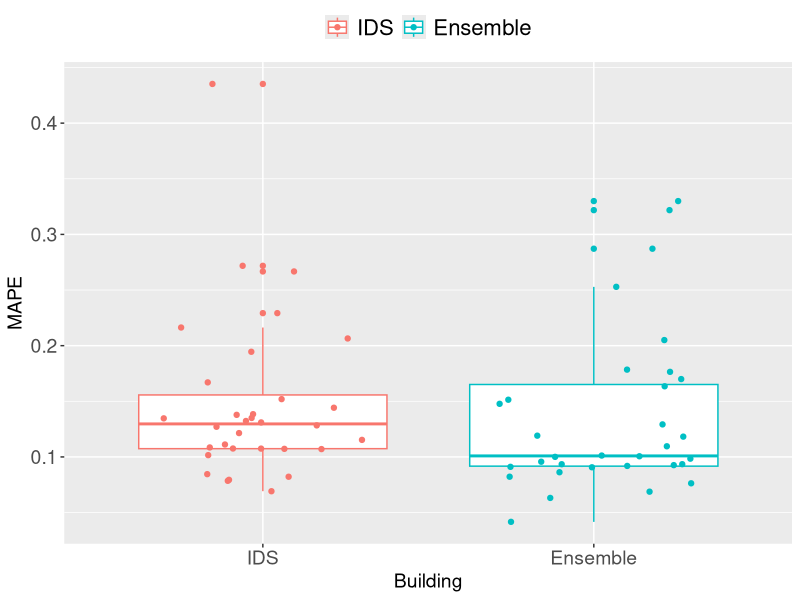
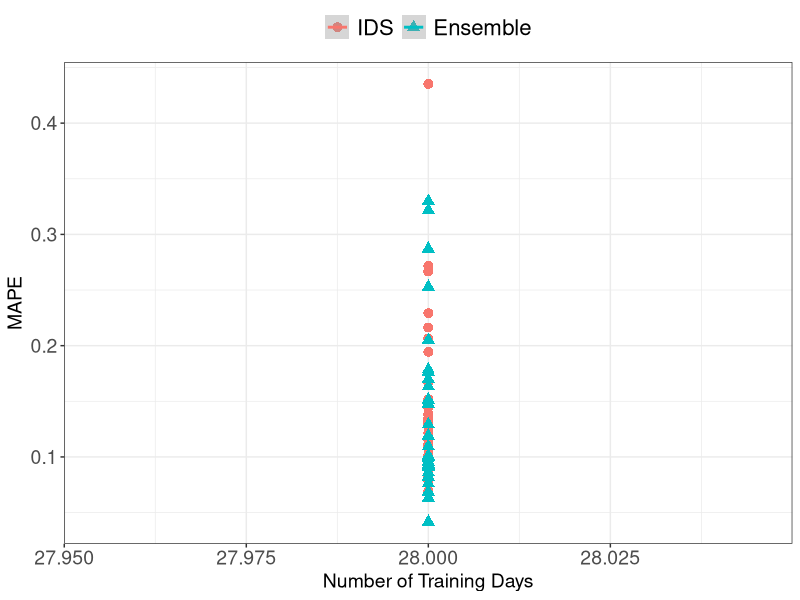
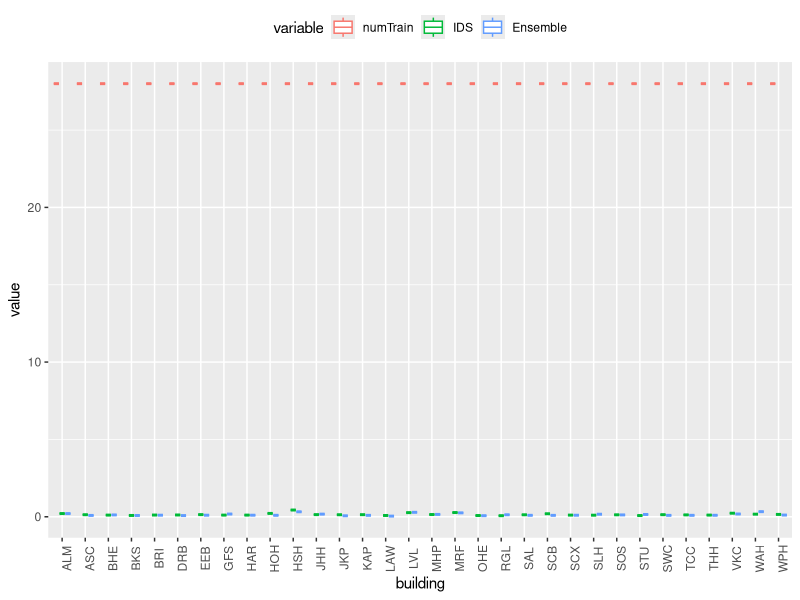

Write the R code that produced these figures, in order.
# plot histogram of events per building

library(ggplot2)
library(reshape2)
library(plyr)

setwd("~/Desktop/curtailment/MAPE/mape-ws/")
filesWS = list.files(pattern="*.csv")
numFiles = length(filesWS)

setwd("~/Desktop/curtailment/MAPE/")
errors = read.csv("avg-mapes.csv", head = TRUE)
errors = errors[1:32,]

#----------------------------
# 1. single box plot per model

# frame the data
df = data.frame(building = as.character(errors$building),
                IDS = errors$Histmean,
                Ensemble = errors$EnsRF)

df1 = melt(df, id="building")
g1 = ggplot(df1, aes(variable, value, color = variable)) +
  geom_boxplot() + 
  geom_jitter(position = position_jitter(width = .3))

g2 = g1 + xlab("Building") + ylab("MAPE") +
  theme(legend.position = "top") +
  theme(legend.title = element_blank())

g3 = g2 + theme(legend.text = element_text(size = 16)) +
  theme(axis.title = element_text(size=14)) +
  theme(axis.text = element_text(size=14))
g3
#-----------------------
#2. scatter plot: MAPE vs #events in training data

# frame the data
df = data.frame(building = as.character(errors$building),
                numTrain = errors$numTrainDays,
                IDS = errors$Histmean,
                Ensemble = errors$EnsRF)
df1 = melt(df, id = c("building","numTrain"))
g1 = ggplot(df1) + theme_bw() +
      geom_point(size=3,
                 aes(numTrain,value,
                     color = variable,
                     shape = variable)) +
      geom_smooth(method=lm, aes(x=numTrain, y=value, color = variable)) 
g2 = g1 + xlab("Number of Training Days") + ylab("MAPE") +
  theme(legend.position = "top") +
  theme(legend.title = element_blank())

g3 = g2 + theme(legend.text = element_text(size = 16)) +
  theme(axis.title = element_text(size=14)) +
  theme(axis.text = element_text(size=14))
g3

#-----------------------
# 4. Paired boxplots
df1 = melt(df, id="building")
g1 = ggplot(df1) +
  geom_boxplot(aes(x=building, y=value,color=variable)) + 
  theme(axis.text.x = element_text(angle=90, vjust=1)) + 
  theme(legend.position = "top")
g1  
#---------------------------
#g1 = ggplot(df1, aes(x = building, y = value)) +
#  geom_boxplot() 
#g1
#geom_path(alpha = 0.9)
